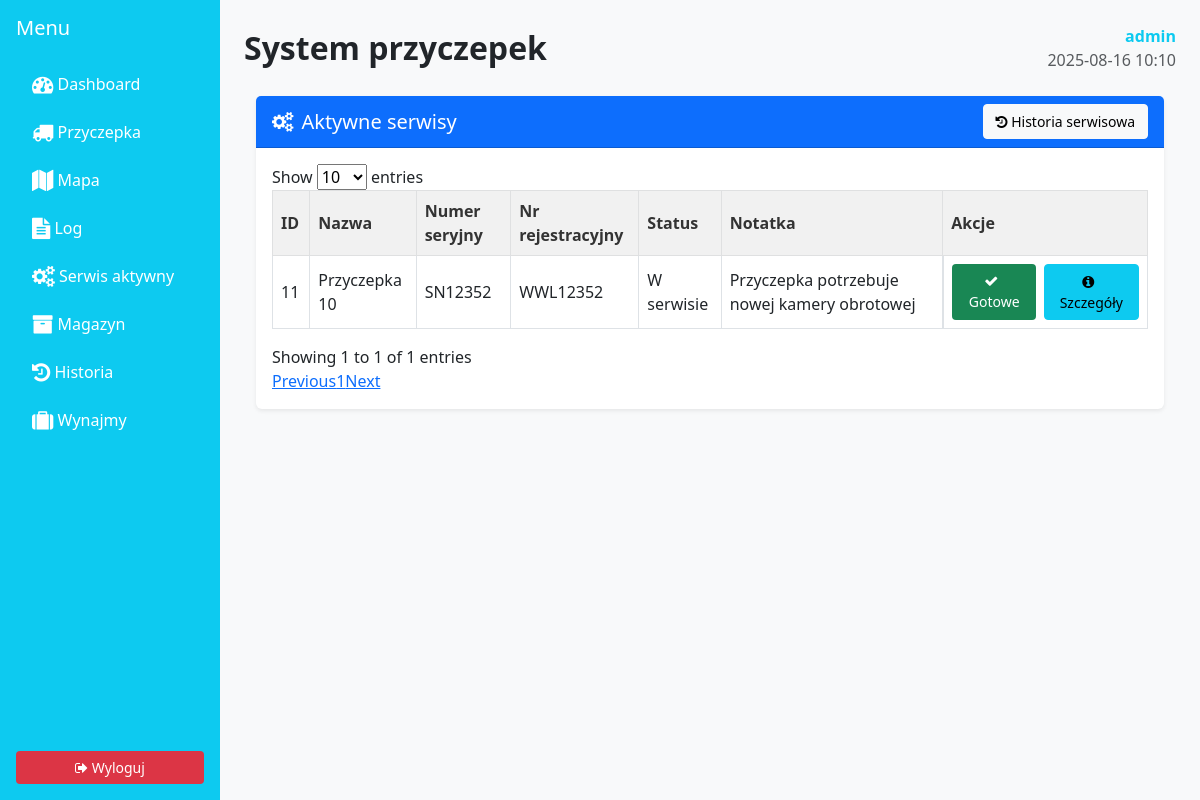
Screenshot of /service/active/ (signed in) with the database file from the repository.
### rentalapp/models.py (models this page shows, shortened)
class Trailer(models.Model):
    name = models.CharField(max_length=100)
    ip_address = models.GenericIPAddressField()
    serial_number = models.CharField(max_length=100, unique=True)
    registration_number = models.CharField(max_length=20)
    operator_phone = models.CharField(max_length=20)
    location_link = models.URLField(blank=True, null=True)
    notes = models.TextField(blank=True, null=True)
    latitude = models.FloatField(blank=True, null=True)
    longitude = models.FloatField(blank=True, null=True)
    STATUS_CHOICES = [
        ('active', 'Aktywna'),
        ('inactive', 'Nieaktywna'),
        ('maintenance', 'W serwisie')
    ]
    status = models.CharField(max_length=20, choices=STATUS_CHOICES, default='active')

### rentalapp/views.py (the view)
# urls.py: path('service/active/', views.active_services_view, name='active_services'),
@login_required
def active_services_view(request):
    trailers_in_service = Trailer.objects.filter(status='maintenance')
    return render(request, 'rentalapp/service/active_services.html', {
        'trailers': trailers_in_service
    })

### templates/rentalapp/service/active_services.html (shortened to what this page needs)
{% extends 'rentalapp/base.html' %}
{% load static %}
{% block content %}
    <div class="container-fluid mt-4">
        <div class="card shadow-sm border-0">
            <div class="card-header bg-primary text-white d-flex justify-content-between align-items-center">
                <h5 class="mb-0"><i class="fa fa-cogs me-2"></i>Aktywne serwisy</h5>
                <a href="{% url 'rentalapp:service_history_view' %}" class="btn btn-light btn-sm">
                    <i class="fa fa-history"></i> Historia serwisowa
                </a>
            </div>
            <div class="card-body">
                {% if trailers %}
                    <div class="table-responsive">
                        <table id="activeServicesTable" class="table table-bordered table-hover align-middle">
                            <thead class="table-light">
                            <tr>
                                <th>ID</th>
                                <th>Nazwa</th>
                                <th>Numer seryjny</th>
                                <th>Nr rejestracyjny</th>
                                <th>Status</th>
                                <th>Notatka</th>
                                <th>Akcje</th>
                            </tr>
                            </thead>
                            <tbody>
                            {% for trailer in trailers %}
                                <tr>
                                    <td>{{ trailer.id }}</td>
                                    <td>{{ trailer.name }}</td>
                                    <td>{{ trailer.serial_number }}</td>
                                    <td>{{ trailer.registration_number }}</td>
                                    <td>{{ trailer.get_status_display }}</td>
                                    <td>{{ trailer.notes|default:"—" }}</td>
                                    <td class="d-flex gap-2">
                                        <a href="{% url 'rentalapp:mark_service_done' trailer.id %}"
                                           class="btn btn-success btn-sm">
                                            <i class="fa fa-check"></i> Gotowe
                                        </a>
                                        <a href="{% url 'rentalapp:trailer_detail' trailer.id %}"
                                           class="btn btn-info btn-sm">
                                            <i class="fa fa-info-circle"></i> Szczegóły
                                        </a>
                                    </td>
                                </tr>
                            {% endfor %}
                            </tbody>
                        </table>
                    </div>
                {% else %}
                    <div class="alert alert-info text-center mt-3">
                        Brak aktywnych serwisów.
                    </div>
                {% endif %}
            </div>
        </div>
    </div>
{% endblock %}

### templates/rentalapp/base.html (shortened to what this page needs)
{% load static %}
{% load tz %}
<!DOCTYPE html>
<html lang="pl">
<head>
  <link rel="stylesheet" href="https://cdn.jsdelivr.net/npm/bootstrap@5.3.0/dist/css/bootstrap.min.css">
  <link rel="stylesheet" href="https://cdn.jsdelivr.net/npm/font-awesome@4.7.0/css/font-awesome.min.css">
  <link rel="stylesheet" href="{% static 'rentalapp/css/style.css' %}">
</head>
<body>
<div class="d-flex">
    <div class="bg-info text-white p-3 d-flex flex-column" style="width: 220px; min-height: 100vh;">
        <h5 class="mb-4">Menu</h5>
        <ul class="nav flex-column">
            <li class="nav-item mb-2">
                <a class="nav-link text-white" href="{% url 'rentalapp:dashboard' %}"><i class="fa fa-tachometer fa-lg"></i> Dashboard</a>
            </li>
            <li class="nav-item mb-2">
                <a class="nav-link text-white" href="{% url 'rentalapp:trailer_list' %}"><i class="fa fa-truck fa-lg"></i> Przyczepka</a>
            </li>
            <li class="nav-item mb-2">
                <a class="nav-link text-white" href="{% url 'rentalapp:map_view' %}"><i class="fa fa-map fa-lg"></i> Mapa</a>
            </li>
            <li class="nav-item mb-2">
                <a class="nav-link text-white" href="{% url 'rentalapp:log' %}"><i class="fa fa-file-text fa-lg"></i> Log</a>
            </li>
            <li class="nav-item mb-2">
                <a class="nav-link text-white" href="{% url 'rentalapp:active_services' %}">
                    <i class="fa fa-cogs fa-lg"></i> Serwis aktywny
                </a>
            </li>
            <li class="nav-item mb-2">
                <a class="nav-link text-white" href="{% url 'rentalapp:warehouse_manager' %}"><i class="fa fa-archive fa-lg"></i> Magazyn</a>
            </li>
            <li class="nav-item mb-2">
                <a class="nav-link text-white" href="{% url 'rentalapp:rental_history' %}">
    <i class="fa fa-history fa-lg"></i> Historia
</a>
            </li>
            <li class="nav-item mb-2">
                <a class="nav-link text-white" href="{% url 'rentalapp:rent' %}"><i class="fa fa-suitcase fa-lg"></i> Wynajmy</a>
            </li>
        </ul>
        {% if user.is_authenticated %}
        <div class="mt-auto">
            <a class="btn btn-danger w-100" href="{% url 'rentalapp:logout' %}">
                <i class="fa fa-sign-out"></i> Wyloguj
            </a>
        </div>
        {% endif %}
    </div>
    <div class="p-4 flex-grow-1">
        <div class="d-flex justify-content-between align-items-center mb-4">
            <h2 class="mb-0">System przyczepek</h2>
            {% if user.is_authenticated %}
            <div class="text-end">
                <div class="text-info fw-bold">
                    {% if user.groups.exists %}{{ user.groups.first.name }} {{ user.username }}
                    {% else %}{{ user.username }}{% endif %}
                </div>
                <div class="text-muted">{% now "Y-m-d H:i" %}</div>
            </div>
            {% endif %}
        </div>
        {% block content %}{% endblock content %}
    </div>
</div>
</body>
</html>

### static/rentalapp/css/style.css (style rules this page uses)
body { background-color: #f8f9fa; font-family: 'Segoe UI', sans-serif; color: #212529; }
h1, h2, h3 { font-weight: bold; }
.table th { background-color: #f1f1f1; color: #333; font-weight: bold; }
.table td, .table th { vertical-align: middle; }
.btn { border-radius: 4px; padding: 6px 12px; font-size: 14px; }
.btn-success { background-color: #198754; border: none; }
.btn-danger { background-color: #dc3545; border: none; }
.table td .fa { margin-right: 6px; }
.mt-4 { margin-top: 1.5rem; }
.w-100 { width: 100%; }

### rows the page displays
Trailer: id "11", name "Przyczepka 10", serial_number "SN12352", registration_number "WWL12352", status "W serwisie", notes "Przyczepka potrzebuje nowej kamery obrotowej"

### other values shown
{{ user.username }} "admin"
